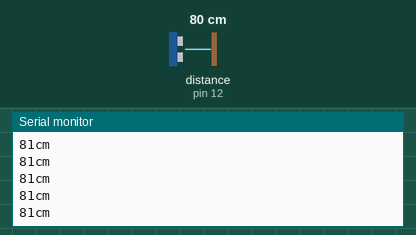
This sketch was run on a simulated Arduino Uno, built with avr-gcc and run on an emulated ATmega328P. Parts: the last lines printed to the serial monitor. Inputs (shaded band) come from the test bench; at power-on: distance to the obstacle (sensor on pin 12) 80 cm. The echo pulse lasts 58.3 µs per cm.

Above: at 1.2 s.
1.3 s: distance to the obstacle (sensor on pin 12) set to 4 cm
At 1.34 s:
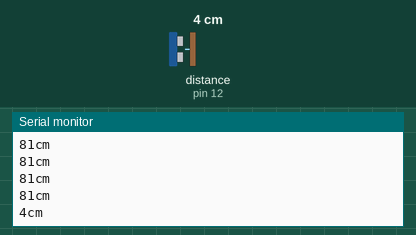
4.3 s: distance to the obstacle (sensor on pin 12) set to 2 cm
At 4.3 s:
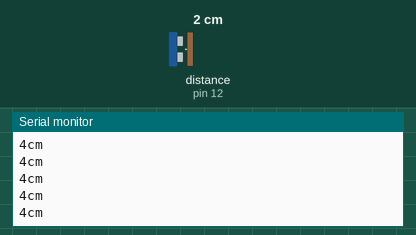
5.8 s: distance to the obstacle (sensor on pin 12) set to 18 cm
At 5.88 s:
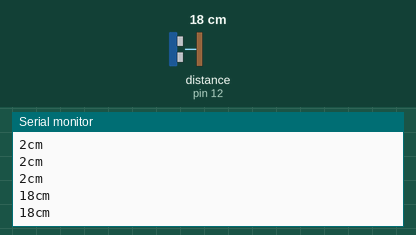
Timing chart, 0 to 8.8 s (numbered marks = the images above; inputs shaded):
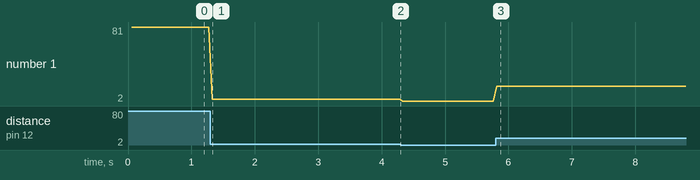

Measured:
- after the input at 1.3 s, the serial monitor: prints a new line at once (image 1)
- after the input at 5.8 s, the serial monitor: prints a new line at once (image 3)
- plotted number 1: 81 → 4 after the input at 1.3 s, 4 → 2 after the input at 4.3 s, 2 → 18 after the input at 5.8 s

The sketch:

Sensor.ino
```cpp
#include <NewPing.h>

//#define TRIGGER_PIN 11
//#define ECHO_PIN 12
//#define MAX_DISTANCE 200

// NewPing setup of pins and maximum distance
//NewPing sonar(TRIGGER_PIN, ECHO_PIN, MAX_DISTANCE);
 NewPing sonar (11, 12, 2000);
  void setup() {
    Serial.begin(200);
    delay(50);
  }

void loop() {
   unsigned int distance = sonar.ping_cm();
   Serial.print(distance);
   Serial.println("cm");
   delay(50);
}
```
